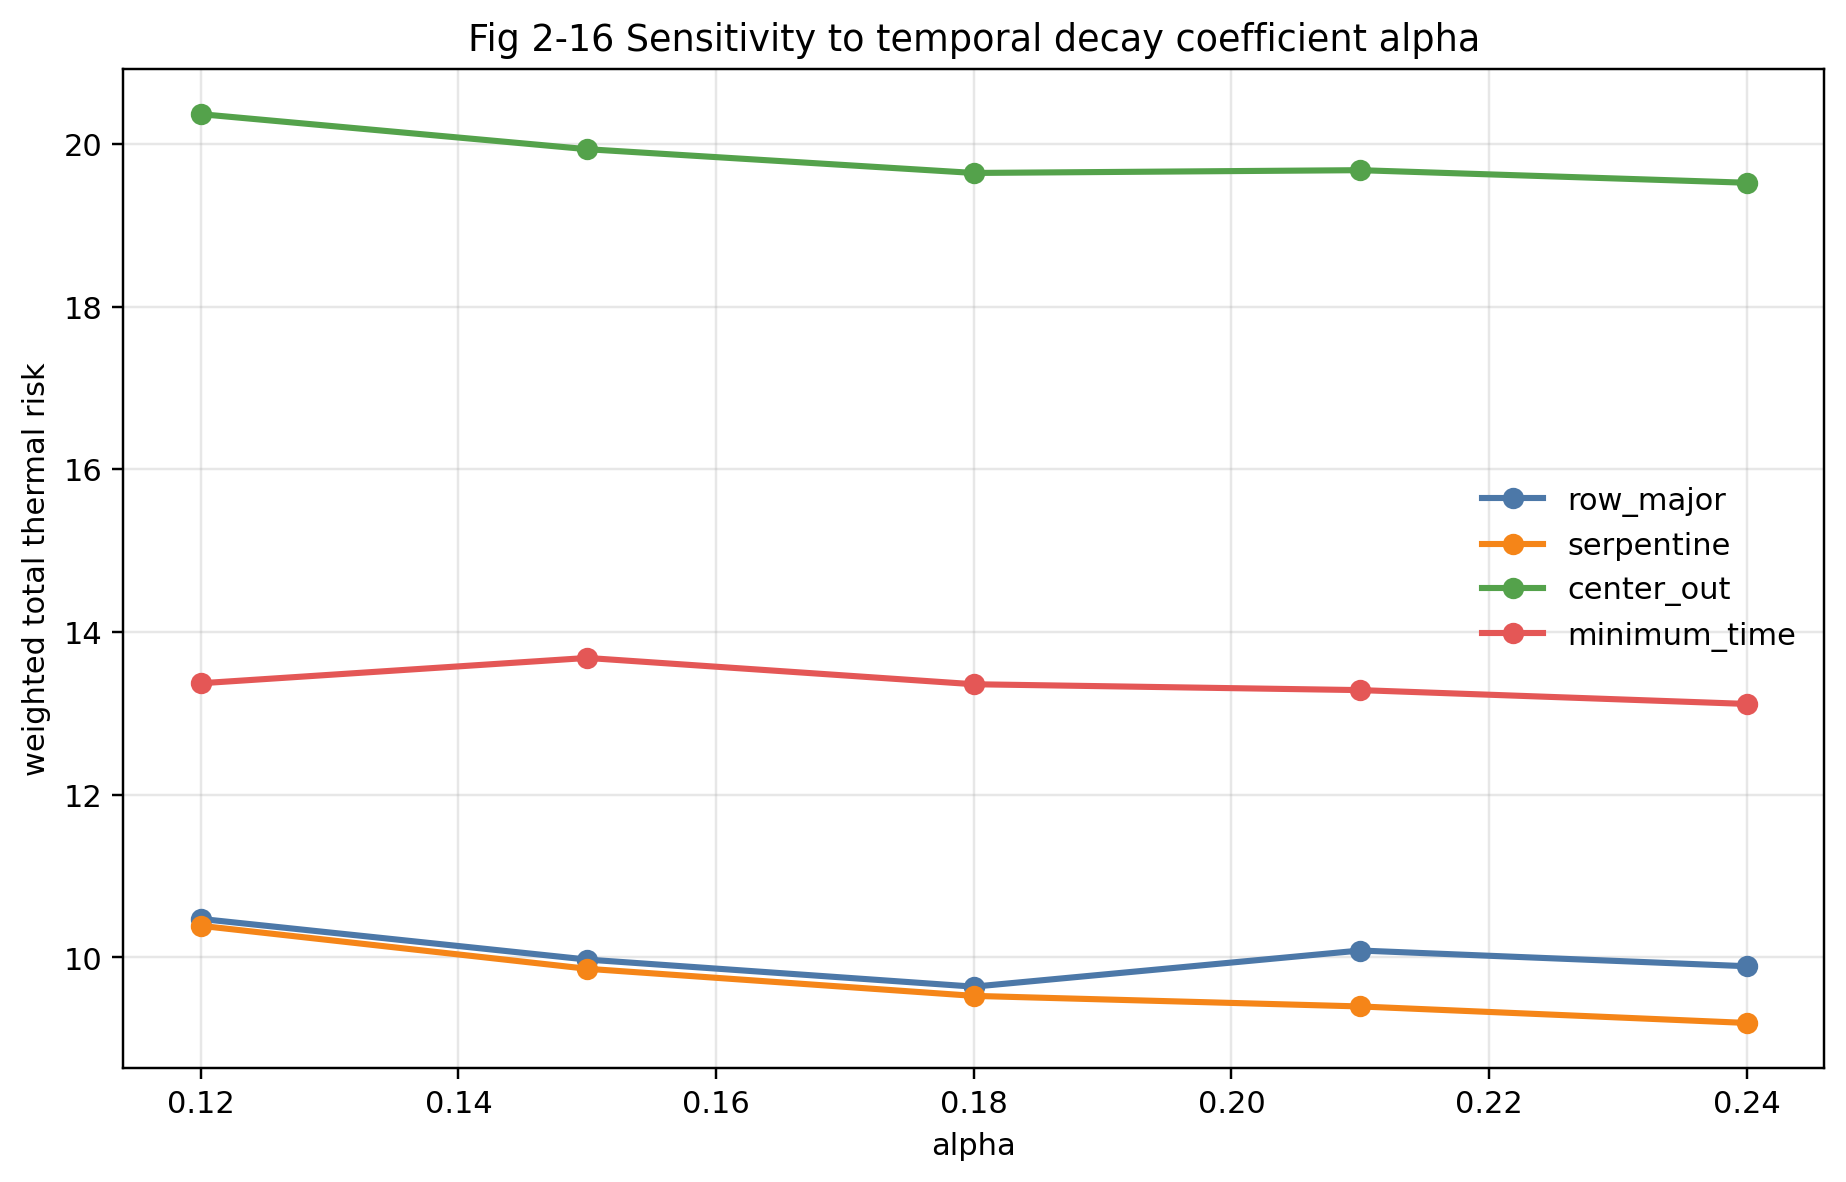

Python code for this plot:
from __future__ import annotations

import csv
import sys
from pathlib import Path

import matplotlib.pyplot as plt

COMMON_DIR = Path(__file__).resolve().parents[1] / "common"
if str(COMMON_DIR) not in sys.path:
    sys.path.insert(0, str(COMMON_DIR))

from q2_visualization_common import SCHEME_COLORS, SCHEME_ORDER, save_metadata  # noqa: E402


OUTPUT_DIR = Path(__file__).resolve().parent
INPUT_CSV = (
    Path(__file__).resolve().parents[2]
    / "sensitivity_analysis"
    / "model_parameters"
    / "alpha"
    / "alpha_overall_summary.csv"
)


def load_rows():
    with INPUT_CSV.open("r", encoding="utf-8-sig", newline="") as f:
        return list(csv.DictReader(f))


def main() -> None:
    rows = load_rows()
    x_values = sorted({float(row["parameter_value"]) for row in rows})
    fig, ax = plt.subplots(figsize=(8.5, 5.5))
    for scheme in SCHEME_ORDER:
        ys = [
            next(float(row["weighted_sum_total_risk"]) for row in rows if row["scheme_name"] == scheme and float(row["parameter_value"]) == x)
            for x in x_values
        ]
        ax.plot(x_values, ys, marker="o", linewidth=2, color=SCHEME_COLORS[scheme], label=scheme)
    ax.set_title("Fig 2-16 Sensitivity to temporal decay coefficient alpha")
    ax.set_xlabel("alpha")
    ax.set_ylabel("weighted total thermal risk")
    ax.grid(alpha=0.3)
    ax.legend(frameon=False)
    output_path = OUTPUT_DIR / "fig2_16_alpha_sensitivity.png"
    fig.tight_layout()
    fig.savefig(output_path, dpi=220, bbox_inches="tight")
    plt.close(fig)
    save_metadata(OUTPUT_DIR / "fig2_16_alpha_sensitivity.json", {"figure_id": "fig2_16", "input_csv": str(INPUT_CSV), "output_image": str(output_path)})
    print(f"Wrote {output_path}")


if __name__ == "__main__":
    main()
